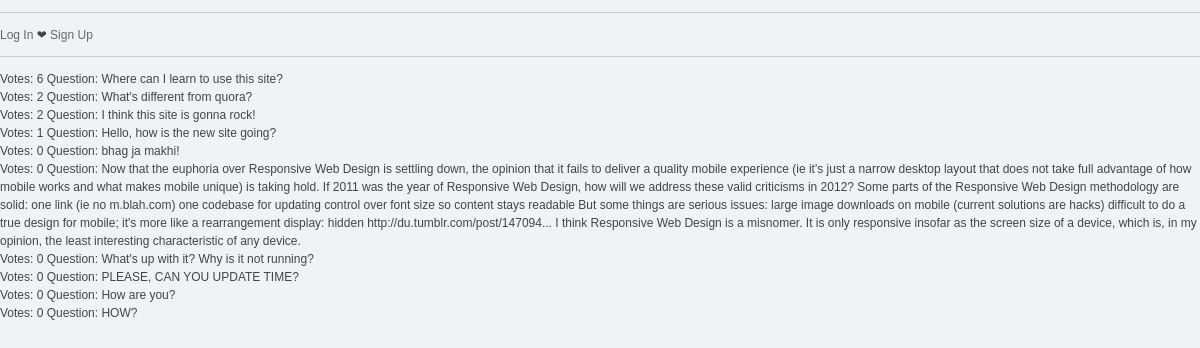
The page / on the database its author committed.
### tables this page shows
CREATE TABLE IF NOT EXISTS `question_stats` (
  `qid` int(11) NOT NULL AUTO_INCREMENT,
  `question` text,
  `asker_id` int(11) NOT NULL,
  `votes` int(11) NOT NULL DEFAULT '0',
  `time` timestamp NOT NULL DEFAULT CURRENT_TIMESTAMP ON UPDATE CURRENT_TIMESTAMP,
  `answers` int(11) NOT NULL DEFAULT '0',
  `views` int(11) NOT NULL DEFAULT '0',
  PRIMARY KEY (`qid`)
);

### popular_questions.php (the view, shortened to what this page needs)
<?php
	require_once('header.php');
	require_once('navmenu.php');
	$dbc = mysqli_connect(DB_HOST,DB_USER,DB_PASS,DB_NAME) or die('Error connecting to database.');
	$query = "SELECT * FROM question_stats ORDER BY votes DESC, time DESC LIMIT 10";
	$data = mysqli_query($dbc,$query) or die('Error querying database.');
	while($row = mysqli_fetch_array($data))
		{
			$question = $row['question'];
			$votes = $row['votes'];
			if(!empty($row['qid']))
			{
				echo "<p>Votes: $votes Question: $question</p>";
?>
<?php
			}
		}
?>

### header.php (shortened to what this page needs)
<html>
	<head>
		<link rel="stylesheet" type="text/css" href="css/reset.css">
		<link rel="stylesheet" type="text/css" href="css/structure.css">
	</head>
</html>

### navmenu.php
<?php
  echo '<hr />';
  if (isset($_SESSION['username']))
  {
    echo '<a href="index.php">Home</a> &#10084; ';
    echo '<a href="">My Profile</a> &#10084; ';
    echo '<a href="popular_questions.php">Popular questions</a> &#10084; ';
    echo '<a href="ask_question.php">Ask QnA!</a> &#10084; ';
    echo '<a href=""></a> &#10084; ';
    echo '<a href="logout.php">Log Out (' . $_SESSION['username'] . ')</a>';
  }
  else
  {
    echo '<a href="login.php">Log In</a> &#10084; ';
    echo '<a href="signup.php">Sign Up</a>';
  }
  echo '<hr />';
?>

### index.php (shortened to what this page needs)
<?php
	require_once('header.php');
	require_once('navmenu.php');
	if(isset($_SESSION['SESS_MEMBER_ID']))
	{
		$user_id = $_SESSION['SESS_MEMBER_ID'];
		$dbc = mysqli_connect(DB_HOST,DB_USER,DB_PASS,DB_NAME) or die('Error connecting to database');
		$query = "SELECT qs.qid, qs.question,qs.votes FROM user_info AS ui INNER JOIN questions_followed AS qf USING (user_id) INNER JOIN question_stats AS qs  USING (qid) WHERE ui.user_id = '$user_id' ORDER BY qs.votes DESC, qs.time DESC";
		$data = mysqli_query($dbc,$query) or die('Error querying database.');
		if(mysqli_num_rows($data) == 0)
		{
			echo '<p>You have not followed any question yet.</p>';
			echo '<p>Here\'s a list of <a href="popular_questions.php">popular questions</a> that you may like.';
		}
		else
		{
			while($row = mysqli_fetch_array($data))
			{
				$question = $row['question'];
				$votes = $row['votes'];
				if(!empty($row['qid']))
				{
					echo "<p>Votes: $votes Question: $question</p>";
				}
			}
		}
	}
	else
	{
		require_once('popular_questions.php');
	}
?>

### rows shown on the page
question_stats: votes "6", question "Where can I learn to use this site?"
question_stats: votes "2", question "What's different from quora?"
question_stats: votes "2", question "I think this site is gonna rock!"
question_stats: votes "1", question "Hello, how is the new site going?"
question_stats: votes "0", question "bhag ja makhi!"
question_stats: votes "0", question "Now that the euphoria over Responsive Web Design is settling down, the opinion that it fails to deliver a quality mobile experience (ie it's just a narrow desktop layout that does not take full advantage of how mobile works and what makes mobile unique) is taking hold. If 2011 was the year of Responsive Web Design, how will we address these valid criticisms in 2012? Some parts of the Responsive Web Design methodology are solid: one link (ie no m.blah.com) one codebase for updating control over font size so content stays readable But some things are serious issues: large image downloads on mobile (current solutions are hacks) difficult to do a true design for mobile; it's more like a…"
question_stats: votes "0", question "What's up with it? Why is it not running?"
question_stats: votes "0", question "PLEASE, CAN YOU UPDATE TIME?"
question_stats: votes "0", question "How are you?"
question_stats: votes "0", question "HOW?"
